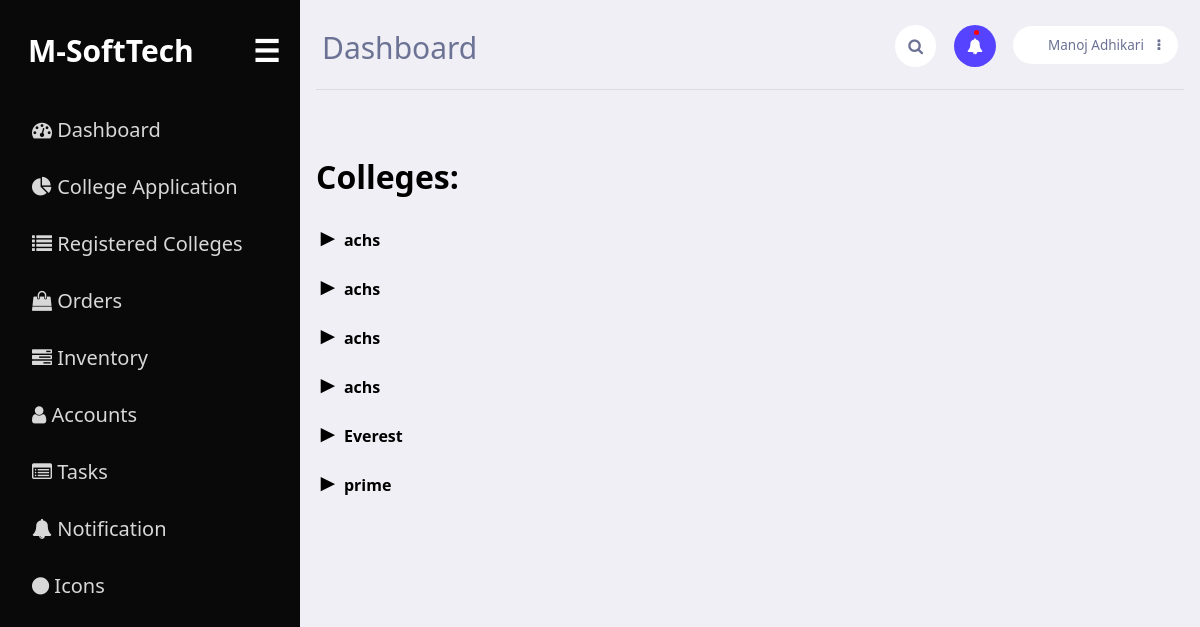
/admin/admin/applications.php, run on an earlier commit of the app's database.
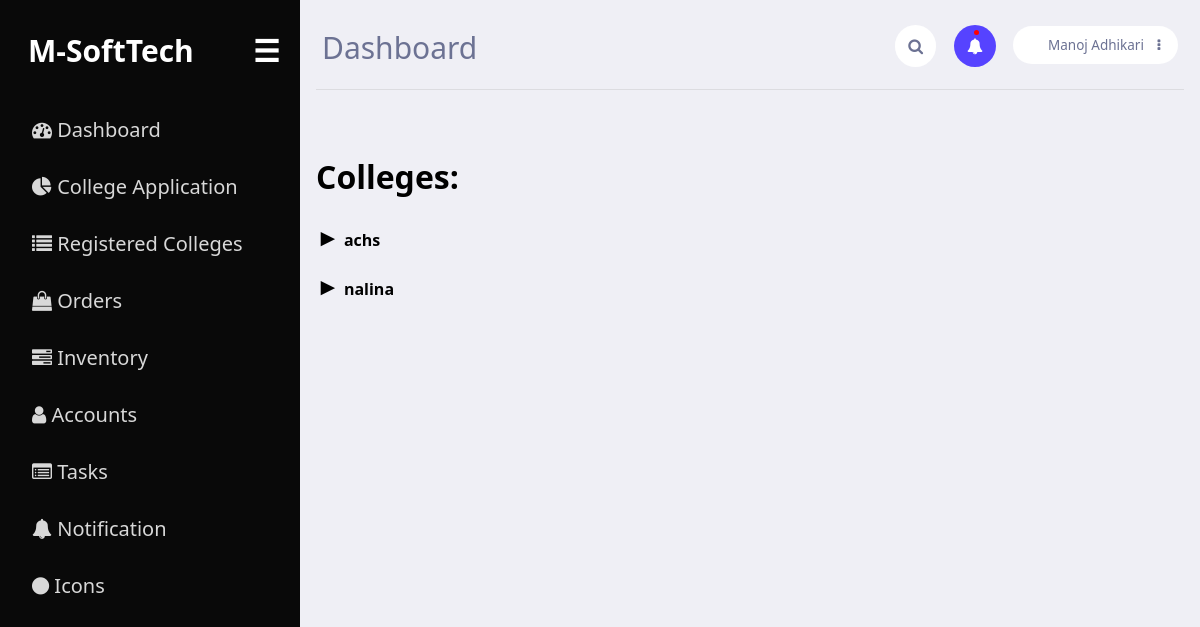
And on a later commit of the database.
### tables this page shows
CREATE TABLE `colleges` (
  `college_id` int(11) NOT NULL,
  `college_name` varchar(255) NOT NULL,
  `address` varchar(255) NOT NULL,
  `phone_number` varchar(20) NOT NULL,
  `email` varchar(255) NOT NULL,
  `establishment_date` date NOT NULL,
  `college_type` varchar(255) NOT NULL,
  `authority_name` varchar(255) NOT NULL,
  `user_id` int(11) DEFAULT NULL,
  `status` varchar(20) NOT NULL DEFAULT 'pending'
);

### admin/admin/applications.php (the view, shortened to what this page needs)
<?php
require '../../connection.php';
include "admintemplate.php";
$query = "
    SELECT
        c.*,
        f.*,
        cr.*,
        cc.*
    FROM colleges AS c
    JOIN facilities AS f ON c.college_id = f.college_id
    JOIN course_coll_relation AS cr ON c.college_id = cr.college_id
    JOIN courses AS cc ON cr.course_id = cc.course_id
    WHERE c.status = 'pending'";
$results = mysqli_query($con, $query);
if (mysqli_num_rows($results) > 0) {
    $college_data = mysqli_fetch_assoc($results);
}?>
<!DOCTYPE html>
<html>
<head>
</head>
<body>
    <h1>Colleges:</h1>
    <?php if (isset($results) && count($college_data) > 0): ?>
        <?php $previous_college_id = null; ?>
        <?php foreach ($results as $result): ?>
            <?php if ($result['college_id'] !== $previous_college_id): ?>
            <div class="college">
                <p>
                    <span class="toggle-symbol" id="symbolcollege<?= $result['college_id']; ?>" onclick="toggleDetails('college<?= $result['college_id']; ?>')">&#9658;</span>
                    <strong><?= $result['college_name']; ?></strong>
                </p>
                        <?php $previous_college_id = $result['college_id']; ?>
                    <?php endif; ?>
                <?php endforeach; ?>
            </div>
    <?php else: ?>
        <p>No college data found.</p>
    <?php endif; ?>
</body>
</html>

### admin/admin/admintemplate.php (shortened to what this page needs)
<!Doctype HTML>
<html>
<head>
	<link rel="stylesheet" href="../../CSS/template.css" />
	<link rel="stylesheet" href="https://cdnjs.cloudflare.com/ajax/libs/font-awesome/4.7.0/css/font-awesome.min.css">
</head>
<body>
	<div id="mySidenav" class="sidenav">
	<p class="logo">M-SoftTech <span class="menu">☰</span></p>
  <a href="adminDashboard.php" class="icon-a"><i class="fa fa-dashboard icons"></i>   Dashboard</a>
  <a href="applications.php"class="icon-a"><i class="fa fa-pie-chart icons"></i>   College Application</a>
  <a href="Registered_colleges.php"class="icon-a"><i class="fa fa-list icons"></i>   Registered Colleges</a>
  <a href="#"class="icon-a"><i class="fa fa-shopping-bag icons"></i>   Orders</a>
  <a href="#"class="icon-a"><i class="fa fa-tasks icons"></i>   Inventory</a>
  <a href="#"class="icon-a"><i class="fa fa-user icons"></i>   Accounts</a>
  <a href="#"class="icon-a"><i class="fa fa-list-alt icons"></i>   Tasks</a>
  <a href="#"class="icon-a"><i class="fa fa-bell icons"></i>   Notification</a>
  <a href="#"class="icon-a"><i class="fa fa-circle icons"></i>   Icons</a>
</div>
<div id="main">
	<div class="head">
		<div class="col-div-6">
<p class="nav"> Dashboard</p>
</div>
	<div class="col-div-6">
		<i class="fa fa-search search-icon"></i>
		<i class="fa fa-bell noti-icon"></i>
	<div class="profile">
		<p>Manoj Adhikari <i class="fa fa-ellipsis-v dots" aria-hidden="true"></i></p>
	</div>
</div>
</div>
	<br/>
	<br/>
</body>
</html>

### CSS/template.css (style rules this page uses)
body { margin:0px; padding: 0px; background-color:#efeff5; font-family: system-ui; }
.logo { margin: 0px; margin-left: 28px; font-weight: bold; color: white; margin-bottom: 30px; }
.sidenav { height: 100%; width: 300px; position: fixed; z-index: 1; top: 0; left: 0; background-color: #090909; overflow: hidden; padding-top: 30px; transition: ease-in-out 0.3s; }
.menu { float: right; margin-right: 20px; cursor: pointer; }
.sidenav a { padding: 15px 8px 15px 32px; text-decoration: none; font-size: 20px; color: #d8d8d8; display: block; }
.sidenav { top: 0; right: 25px; font-size: 30px; }
#main { padding: 16px; margin-left: 300px; }
.head { padding: 0px 6px; border-bottom: 1px solid #d6d6d8b8; padding-bottom: 10px; }
.col-div-6 { width: 50%; float: left; }
.profile { display: inline-block; float: right; width: 200px; }
.profile p { color: #6c7293; font-weight: 500; margin-left: 35px; margin-top: 10px; font-size: 13.5px; background-color: white; padding: 10px; border-radius: 25px; padding-left: 35px; cursor: pointer; }
.dots { margin-left: 10px; }
.search-icon { position: absolute; right: 22%; top: 25px; background-color: white; padding: 13px; border-radius: 21px; color: #6c7293; cursor: pointer; }
.noti-icon { position: absolute; right: 17%; top: 25px; background-color: #5643ff; padding: 13px; border-radius: 21px; color: #fff; cursor: pointer; }
.noti-icon:after { content: ''; height: 5px; width: 5px; border-radius: 5px; top: 5px; left: 20px; position: absolute; background-color: red; }
.nav { font-size: 30px; cursor: pointer; color: #6c7293; margin: 11px 0px; }

### admin/admin/applications.php (style rules this page uses)
.toggle-symbol { cursor: pointer; font-size: 1.5em; }

What changed in the data, as far as the page shows it:
no longer on one of the page's lists (row unchanged): colleges: college_name "achs"
no longer on this page (row unchanged): colleges: college_name "achs"
removed colleges: college_name "Everest"
no longer on this page (row unchanged): colleges: college_name "prime"
added colleges: college_name "nalina"
